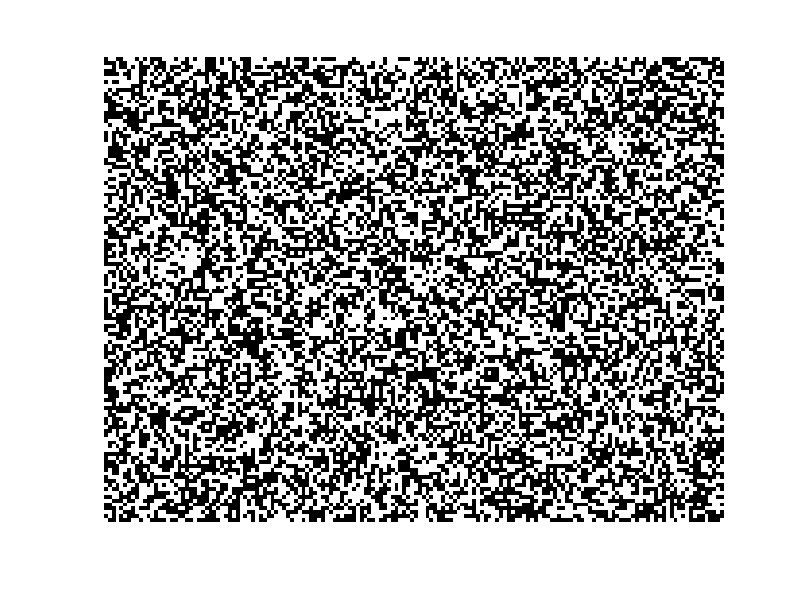

Write MATLAB code to recreate this figure.
function img = CreateWBnoise(idims, sdims, num, save_flag, show_flag)

% function img = CreateWBnoise(idims, sdims, num)
% 
% Generate White/Black Patch Noise Image
% 
% <input>
% idims : image dimension [row,col] to create
% sdims : patch size [row,col]
% num   : the number of image files you want to create
% save_flag : if 1, the created noise patterns
%             will be saved as BMP files.
% show_flag : if 1, the created noise patterns
%             are showed in the figure windows.
% 
% * NOTICE mod(idims,sdims) should be 0
%          mod(mdims,2) should be 0
% 
% <output>
% img   : output image W/B mosaic noise
% 
% Nov. 29 2006 Hiroshi Ban

% check input variable
if nargin < 1, idims=[480,640]; sdims=[4,4]; end
if nargin < 2, sdims=[4,4]; end
if nargin < 3, num=1; end
if nargin < 4, save_flag=0; end
if nargin < 5, show_flag=1; end
if length(idims)==1, idims=[idims,idims]; end
if length(sdims)==1, sdims=[sdims,sdims]; end

% matrix dimension check
if mod(idims(1),sdims(1)) || mod(idims(2),sdims(2))
    error('matrix dimension mismatch. idims is not dividable by sdims');
end

mdims=idims./sdims;

% create initial checker board -- a dice (pane) image
tcb = [zeros(1,sdims(1)) ones(1,sdims(1))]; % Temporal CheckerBoard
tcb = repmat(tcb,sdims(2),1);
tcb = [tcb; fliplr(tcb)];

cb = repmat(tcb,mdims(1)/2,mdims(2)/2); % dice image

img=ones(idims(1),idims(2),num);
for ii=1:1:num
	% randomize dice image
	tmp = reshape(cb,[sdims(1),mdims(1),sdims(2),mdims(2)]); % sdims(1)*mdims(1)*sdims(2)*mdims(2)
	tmp = permute(tmp, [1 3 2 4]); % sdims(1) * sdims(2) * mdims(1) * mdims(2)
	tmp = reshape(tmp, [sdims(1),sdims(2),prod(mdims)]);
	% shuffle checker board
	sidx=randperm(prod(mdims)); % shuffle index
	tmp = tmp(:,:,sidx,:); % shuffle image
	% reshape back
	tmp = reshape(tmp, [sdims(1),sdims(2),mdims(1),mdims(2)]);
	tmp = ipermute(tmp, [1 3 2 4]);
	img(:,:,ii) = reshape(tmp,idims);
end

if save_flag
    for ii=1:1:num
		% write rimg to BMP
		eval(sprintf('imwrite(img(:,:,ii),''noise_%03d.bmp'',''bmp'');',ii));
    end
end

if show_flag
	for ii=1:1:num
		figure;
		imshow(img(:,:,ii));
		axis off;
	end
end

return
